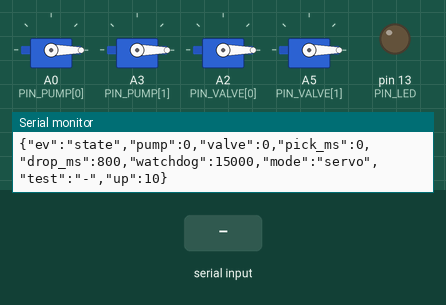
The sketch below on a simulated Arduino Uno, built with avr-gcc and run on an emulated ATmega328P. Parts: 4 × servo, output pins drawn as LEDs (lit = HIGH), the last lines printed to the serial monitor. Inputs (shaded band) come from the test bench.

Above: at 1.2 s.
1.3 s: "PICK\n" received over Serial
At 2.2 s:
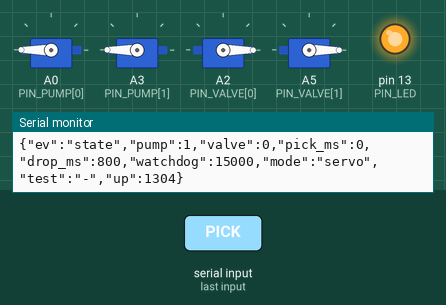
2.8 s: "DROP\n" received over Serial
At 3.4 s:
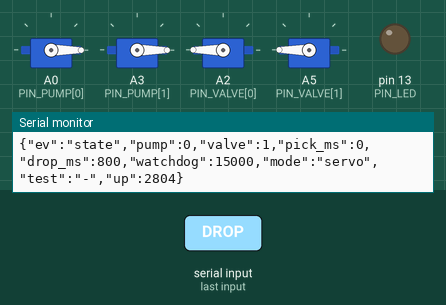
Timing chart, 0 to 5.8 s (numbered marks = the images above; inputs shaded):
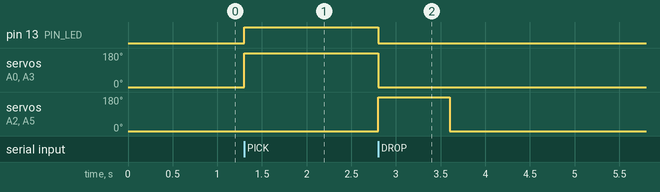

The sketch:

sucker.ino
```cpp
/*
 *  电子吸盘 / 电磁阀 控制器固件
 *  ---------------------------------------------------------------
 *  硬件接线（Arduino Uno / CH340 兼容板）
 *      A0、A3 -> 吸盘（气泵）两路模块的信号线
 *      A2、A5 -> 电磁阀两路模块的信号线
 *      四个模块均由外部电源独立供电，并与 Arduino 共地
 *      逻辑上「气泵」和「电磁阀」各自的两路始终同时动作
 *
 *  控制原理
 *      厂家模块接收的是「舵机式 PWM 信号」，不是简单的高低电平：
 *          180 = 开，0 = 关
 *      Uno 上 A0/A2/A3/A5 同时就是数字引脚 14/16/17/19，Servo 库均可正常驱动。
 *
 *  串口协议
 *      115200 8N1，命令以 \n 结尾，不区分大小写
 *        PICK [ms]          两路吸盘同时开；ms > 0 时到点自动关，缺省用 pick_ms
 *        DROP [ms]          吸盘关 + 两路电磁阀脉冲进气放料，缺省用 drop_ms
 *        STOP               四路全关（急停）
 *        TEST P1|P2|V1|V2 [ms]  单独点动一路，装机时核对接线（上限 10 秒）
 *        SET pick_ms N      吸取保持时长，0 = 一直吸到 DROP
 *        SET drop_ms N      放气脉冲时长（毫秒）
 *        SET watchdog N     看门狗超时（毫秒），0 = 关闭
 *        MODE servo|digital 输出模式，默认 servo
 *        STATUS             回传一行状态 JSON
 *        PING               心跳，回 PONG
 *      状态变化时固件会主动上报 {"ev":"state",...}
 *
 *  安全设计
 *      1. 上电第一时间把四路都置为「关」，避免一插电就吸住。
 *      2. 看门狗：超过 watchdog 毫秒没有收到任何命令且处于开启态 -> 自动全关，
 *         防止上位机崩溃 / USB 掉线后气泵一直空转烧毁。
 *      3. 打开串口时 Uno 会因 DTR 复位一次，这是正常现象；复位后四路为关。
 */

#include <Servo.h>

// ------------------------------- 引脚 -------------------------------
// 每一类设备支持多路，逻辑上一起动作。顺序即 P1/P2、V1/V2 的编号。
#define N_PUMP  2
#define N_VALVE 2

const uint8_t PIN_PUMP[N_PUMP]   = {A0, A3};   // 吸盘（气泵）：A0、A3
const uint8_t PIN_VALVE[N_VALVE] = {A2, A5};   // 电磁阀：      A2、A5
const uint8_t PIN_LED            = 13;         // 板载 LED：亮 = 气泵工作中

const int ANGLE_OFF = 0;        // 关
const int ANGLE_ON  = 180;      // 开

// 单路测试的通电时间上限，避免测试时长时间通电
const uint32_t TEST_MAX_MS = 10000;

// ------------------------------- 输出 -------------------------------
enum OutMode { MODE_SERVO, MODE_DIGITAL };

Servo   pumpServo[N_PUMP];
Servo   valveServo[N_VALVE];
OutMode outMode = MODE_SERVO;

// ---------------------------- 运行时状态 ----------------------------
bool     pumpOn  = false;
bool     valveOn = false;

uint32_t pickMs     = 0;       // 0 = 一直吸到点「放下」
uint32_t dropMs     = 800;     // 与厂家参考代码一致
uint32_t watchdogMs = 15000;   // 0 = 关闭看门狗

unsigned long pumpOffAt  = 0;  // pickMs > 0 时吸盘的自动关闭时刻
unsigned long valveOffAt = 0;  // 电磁阀放气脉冲的结束时刻
unsigned long lastCmdAt  = 0;  // 最近一次收到有效命令的时刻

// 单路测试状态（装机时用来一路一路核对接线）
bool          testActive = false;
uint8_t       testKind   = 0;      // 0 = 泵，1 = 阀
uint8_t       testIdx    = 0;      // 第几路
unsigned long testOffAt  = 0;

// 上报去重
bool lastReportedPump  = false;
bool lastReportedValve = false;
bool stateDirty        = true;

// 行缓冲
char    lineBuf[48];
uint8_t lineLen = 0;

// ============================== 底层输出 ==============================

// 写入单路：kind 0 = 气泵，1 = 电磁阀；idx = 第几路
void writeOne(uint8_t kind, uint8_t idx, bool on) {
  uint8_t pin = kind ? PIN_VALVE[idx] : PIN_PUMP[idx];
  if (outMode == MODE_SERVO) {
    Servo &s = kind ? valveServo[idx] : pumpServo[idx];
    s.write(on ? ANGLE_ON : ANGLE_OFF);
  } else {
    digitalWrite(pin, on ? HIGH : LOW);
  }
}

void writeAllPumps(bool on) {
  for (uint8_t i = 0; i < N_PUMP; i++) writeOne(0, i, on);
}

void writeAllValves(bool on) {
  for (uint8_t i = 0; i < N_VALVE; i++) writeOne(1, i, on);
}

void applyOutputs() {
  writeAllPumps(pumpOn);
  writeAllValves(valveOn);
  digitalWrite(PIN_LED, pumpOn ? HIGH : LOW);
  stateDirty = true;
}

// 结束单路测试，把该路关掉（不影响逻辑状态）
void cancelTest() {
  if (!testActive) return;
  testActive = false;
  writeOne(testKind, testIdx, false);
}

void setPump(bool on) {
  if (pumpOn == on) return;
  pumpOn = on;
  applyOutputs();
}

void setValve(bool on) {
  if (valveOn == on) return;
  valveOn = on;
  applyOutputs();
}

void stopAll() {
  pumpOffAt  = 0;
  valveOffAt = 0;
  cancelTest();
  // 直接赋值再统一刷新，避免两次串口上报
  bool changed = pumpOn || valveOn;
  pumpOn  = false;
  valveOn = false;
  applyOutputs();
  if (!changed) stateDirty = true;
}

void setOutMode(OutMode m) {
  // 切换模式前先确保全部关闭，避免电平冲突
  pumpOffAt  = 0;
  valveOffAt = 0;
  pumpOn     = false;
  valveOn    = false;
  testActive = false;

  if (m == MODE_SERVO) {
    for (uint8_t i = 0; i < N_PUMP; i++) {
      pinMode(PIN_PUMP[i], OUTPUT);
      pumpServo[i].attach(PIN_PUMP[i]);
    }
    for (uint8_t i = 0; i < N_VALVE; i++) {
      pinMode(PIN_VALVE[i], OUTPUT);
      valveServo[i].attach(PIN_VALVE[i]);
    }
  } else {
    for (uint8_t i = 0; i < N_PUMP; i++) {
      pumpServo[i].detach();
      pinMode(PIN_PUMP[i], OUTPUT);
      digitalWrite(PIN_PUMP[i], LOW);
    }
    for (uint8_t i = 0; i < N_VALVE; i++) {
      valveServo[i].detach();
      pinMode(PIN_VALVE[i], OUTPUT);
      digitalWrite(PIN_VALVE[i], LOW);
    }
  }
  outMode = m;
  applyOutputs();
}

// ============================== 状态上报 ==============================

const __FlashStringHelper *pinName(uint8_t pin) {
  switch (pin) {
    case A0: return F("A0");
    case A1: return F("A1");
    case A2: return F("A2");
    case A3: return F("A3");
    case A4: return F("A4");
    case A5: return F("A5");
    default: return F("?");
  }
}

void printPinList(const uint8_t *pins, uint8_t n) {
  for (uint8_t i = 0; i < n; i++) {
    if (i) Serial.print(',');
    Serial.print(pinName(pins[i]));
  }
}

const __FlashStringHelper *channelName(uint8_t kind, uint8_t idx) {
  if (kind == 0) return idx == 0 ? F("P1") : F("P2");
  return idx == 0 ? F("V1") : F("V2");
}

void reportState(bool force) {
  if (!force && !stateDirty && pumpOn == lastReportedPump && valveOn == lastReportedValve) return;
  lastReportedPump  = pumpOn;
  lastReportedValve = valveOn;
  stateDirty        = false;

  Serial.print(F("{\"ev\":\"state\",\"pump\":"));
  Serial.print(pumpOn ? 1 : 0);
  Serial.print(F(",\"valve\":"));
  Serial.print(valveOn ? 1 : 0);
  Serial.print(F(",\"pick_ms\":"));
  Serial.print(pickMs);
  Serial.print(F(",\"drop_ms\":"));
  Serial.print(dropMs);
  Serial.print(F(",\"watchdog\":"));
  Serial.print(watchdogMs);
  Serial.print(F(",\"mode\":\""));
  Serial.print(outMode == MODE_SERVO ? F("servo") : F("digital"));
  Serial.print(F("\",\"test\":\""));
  Serial.print(testActive ? channelName(testKind, testIdx) : F("-"));
  Serial.print(F("\",\"up\":"));
  Serial.print(millis());
  Serial.println(F("}"));
}

void ack(const __FlashStringHelper *what) {
  Serial.print(F("{\"ok\":\""));
  Serial.print(what);
  Serial.println(F("\"}"));
}

void err(const __FlashStringHelper *why) {
  Serial.print(F("{\"err\":\""));
  Serial.print(why);
  Serial.println(F("\"}"));
}

// ============================== 动作 ==============================

void doPick(uint32_t ms) {
  lastCmdAt = millis();
  setValve(false);            // 吸取时电磁阀必须关闭，否则真空被破坏
  setPump(true);
  pumpOffAt = (ms > 0) ? (millis() + ms) : 0;
  ack(F("PICK"));
  reportState(true);
}

void doDrop(uint32_t ms) {
  lastCmdAt = millis();
  setPump(false);             // 先停泵
  setValve(true);             // 再开阀进气，破除真空放料
  valveOffAt = millis() + (ms > 0 ? ms : 1);
  ack(F("DROP"));
  reportState(true);
}

void doStop() {
  lastCmdAt = millis();
  stopAll();
  ack(F("STOP"));
  reportState(true);
}

// 单独点动一路，用于装机时核对接线
void doTest(uint8_t kind, uint8_t idx, uint32_t ms) {
  lastCmdAt = millis();
  stopAll();                  // 测试是隔离的，先把其它路全部关掉

  if (ms == 0) ms = 800;
  if (ms > TEST_MAX_MS) ms = TEST_MAX_MS;

  testActive = true;
  testKind   = kind;
  testIdx    = idx;
  testOffAt  = millis() + ms;
  writeOne(kind, idx, true);

  Serial.print(F("{\"ok\":\"TEST\",\"ch\":\""));
  Serial.print(channelName(kind, idx));
  Serial.print(F("\",\"ms\":"));
  Serial.print(ms);
  Serial.println(F("\"}"));
  reportState(true);
}

// ============================== 命令解析 ==============================

void upperInPlace(char *s) {
  for (; *s; ++s) if (*s >= 'a' && *s <= 'z') *s -= 32;
}

void handleLine(char *line) {
  char *cmd = strtok(line, " \t");
  if (cmd == NULL) return;

  // 参数里的 key 需要保持小写，所以先记下原始 token 再大写命令
  char *a1 = strtok(NULL, " \t");
  char *a2 = strtok(NULL, " \t");

  upperInPlace(cmd);
  lastCmdAt = millis();

  if (strcmp(cmd, "PICK") == 0) {
    doPick(a1 ? strtoul(a1, NULL, 10) : pickMs);

  } else if (strcmp(cmd, "DROP") == 0) {
    doDrop(a1 ? strtoul(a1, NULL, 10) : dropMs);

  } else if (strcmp(cmd, "STOP") == 0 || strcmp(cmd, "OFF") == 0) {
    doStop();

  } else if (strcmp(cmd, "TEST") == 0) {
    if (a1 == NULL) { err(F("TEST needs P1|P2|V1|V2")); return; }
    upperInPlace(a1);
    uint8_t kind, idx;
    if      (strcmp(a1, "P1") == 0) { kind = 0; idx = 0; }
    else if (strcmp(a1, "P2") == 0) { kind = 0; idx = 1; }
    else if (strcmp(a1, "V1") == 0) { kind = 1; idx = 0; }
    else if (strcmp(a1, "V2") == 0) { kind = 1; idx = 1; }
    else { err(F("TEST needs P1|P2|V1|V2")); return; }
    doTest(kind, idx, a2 ? strtoul(a2, NULL, 10) : 800);

  } else if (strcmp(cmd, "PING") == 0) {
    Serial.println(F("PONG"));

  } else if (strcmp(cmd, "STATUS") == 0) {
    reportState(true);

  } else if (strcmp(cmd, "MODE") == 0) {
    if (a1 == NULL) { err(F("MODE needs servo|digital")); return; }
    upperInPlace(a1);
    if (strcmp(a1, "SERVO") == 0)        setOutMode(MODE_SERVO);
    else if (strcmp(a1, "DIGITAL") == 0) setOutMode(MODE_DIGITAL);
    else { err(F("MODE needs servo|digital")); return; }
    ack(F("MODE"));
    reportState(true);

  } else if (strcmp(cmd, "SET") == 0) {
    if (a1 == NULL || a2 == NULL) { err(F("SET needs key value")); return; }
    uint32_t v = strtoul(a2, NULL, 10);
    upperInPlace(a1);
    if      (strcmp(a1, "PICK_MS") == 0 || strcmp(a1, "PICK") == 0)     pickMs     = v;
    else if (strcmp(a1, "DROP_MS") == 0 || strcmp(a1, "DROP") == 0)     dropMs     = v;
    else if (strcmp(a1, "WATCHDOG") == 0)                               watchdogMs = v;
    else { err(F("unknown key")); return; }
    ack(F("SET"));
    reportState(true);

  } else if (strcmp(cmd, "HELP") == 0) {
    Serial.println(F("PICK [ms] | DROP [ms] | STOP | TEST P1|P2|V1|V2 [ms] | "
                     "SET pick_ms|drop_ms|watchdog N | MODE servo|digital | STATUS | PING"));

  } else {
    err(F("unknown command"));
  }
}

// ============================== 主流程 ==============================

void setup() {
  // 关键：先把四路输出都拉到关闭状态，再交给 Servo 库
  for (uint8_t i = 0; i < N_PUMP; i++) {
    pinMode(PIN_PUMP[i], OUTPUT);
    digitalWrite(PIN_PUMP[i], LOW);
  }
  for (uint8_t i = 0; i < N_VALVE; i++) {
    pinMode(PIN_VALVE[i], OUTPUT);
    digitalWrite(PIN_VALVE[i], LOW);
  }
  pinMode(PIN_LED, OUTPUT);
  digitalWrite(PIN_LED, LOW);

  Serial.begin(115200);

  setOutMode(MODE_SERVO);
  stopAll();

  lastCmdAt = millis();
  Serial.println(F("READY"));
  Serial.print(F("{\"ev\":\"boot\",\"fw\":\"sucker-1.1\",\"pump_pin\":\""));
  printPinList(PIN_PUMP, N_PUMP);
  Serial.print(F("\",\"valve_pin\":\""));
  printPinList(PIN_VALVE, N_VALVE);
  Serial.println(F("\"}"));
  reportState(true);
}

void loop() {
  // ---- 串口收行 ----
  while (Serial.available() > 0) {
    char c = (char)Serial.read();
    if (c == '\r') continue;
    if (c == '\n') {
      lineBuf[lineLen] = '\0';
      if (lineLen > 0) handleLine(lineBuf);
      lineLen = 0;
    } else if (lineLen < sizeof(lineBuf) - 1) {
      lineBuf[lineLen++] = c;
    } else {
      lineLen = 0;              // 行太长，丢弃
      err(F("line too long"));
    }
  }

  // 注意：now 必须在处理完串口之后才取。
  // 若在 loop 开头取值，它会早于 handleLine() 里刚写入的 lastCmdAt，
  // 无符号相减就会下溢成一个极大的数，导致看门狗在刚收到命令的瞬间误触发。
  unsigned long now = millis();

  // ---- 单路测试到时关闭 ----
  if (testActive && (long)(now - testOffAt) >= 0) {
    testActive = false;
    stopAll();
    reportState(true);
  }

  // ---- 定时关闭 ----
  if (pumpOn && pumpOffAt != 0 && (long)(now - pumpOffAt) >= 0) {
    setPump(false);
    pumpOffAt = 0;
    reportState(true);
  }
  if (valveOn && valveOffAt != 0 && (long)(now - valveOffAt) >= 0) {
    setValve(false);
    valveOffAt = 0;
    reportState(true);
  }

  // ---- 看门狗 ----
  // 用有符号比较再兜一层底：即使 lastCmdAt 意外晚于 now 也绝不会误触发。
  if (watchdogMs > 0 && (pumpOn || valveOn) &&
      (long)(now - lastCmdAt) > (long)watchdogMs) {
    stopAll();
    Serial.println(F("{\"ev\":\"watchdog\"}"));
    reportState(true);
    lastCmdAt = now;
  }

  // ---- 状态变化主动上报 ----
  if (stateDirty) reportState(false);
}
```

Measured:
- after the input at 1.3 s, pin 13 (PIN_LED): LOW → HIGH at once; servo on A0 (PIN_PUMP[0]), servo on A3 (PIN_PUMP[1]): 0° → 180° at once
- after the input at 2.8 s, pin 13 (PIN_LED): HIGH → LOW at once; servo on A0 (PIN_PUMP[0]), servo on A3 (PIN_PUMP[1]): 180° → 0° at once; servo on A2 (PIN_VALVE[0]), servo on A5 (PIN_VALVE[1]): 0° → 180° at once, → 0° 0.80 s later
